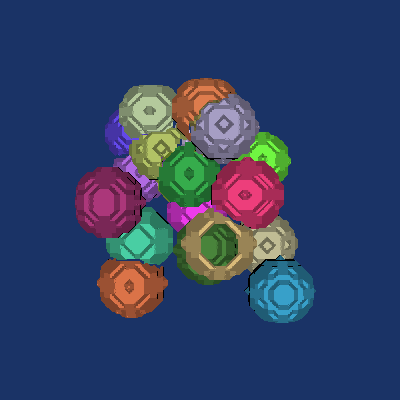

Recreate this plot in Python.
#!/usr/bin/env python

# Generate labeled blob isosurfaces using vtkDiscreteMarchingCubes with
# ComputeAdjacentScalars, threshold to keep only cells adjacent to
# background, and display with random colors.

# Factory overrides
import vtkmodules.vtkInteractionStyle  # noqa: F401
import vtkmodules.vtkRenderingOpenGL2  # noqa: F401

from vtkmodules.vtkCommonCore import (
    vtkLookupTable,
    vtkMath,
)
from vtkmodules.vtkCommonDataModel import (
    vtkDataObject,
    vtkDataSetAttributes,
    vtkImageData,
    vtkSphere,
)
from vtkmodules.vtkFiltersCore import vtkThreshold
from vtkmodules.vtkFiltersGeneral import vtkDiscreteMarchingCubes
from vtkmodules.vtkFiltersGeometry import vtkGeometryFilter
from vtkmodules.vtkImagingCore import vtkImageThreshold
from vtkmodules.vtkImagingHybrid import vtkSampleFunction
from vtkmodules.vtkImagingMath import vtkImageMathematics
from vtkmodules.vtkRenderingCore import (
    vtkActor,
    vtkPolyDataMapper,
    vtkRenderWindow,
    vtkRenderWindowInteractor,
    vtkRenderer,
)

vtk_math = vtkMath()

# Build a random color lookup table
lut = vtkLookupTable()
n_blobs = 20
lut.SetNumberOfColors(256)
lut.SetTableRange(0, 255)
lut.SetScaleToLinear()
lut.Build()
lut.SetTableValue(0, 0, 0, 0, 1)
vtk_math.RandomSeed(5071)
for i in range(1, 256):
    lut.SetTableValue(i, vtk_math.Random(0.2, 1),
                      vtk_math.Random(0.2, 1), vtk_math.Random(0.2, 1), 1)

radius = 10
blob_image = vtkImageData()

# Generate labeled blobs by sampling spheres
sphere_0 = vtkSphere()
sphere_0.SetRadius(radius)
sphere_0.SetCenter(6, -17, 38)
sampler_0 = vtkSampleFunction()
sampler_0.SetImplicitFunction(sphere_0)
sampler_0.SetOutputScalarTypeToFloat()
sampler_0.SetSampleDimensions(51, 51, 51)
sampler_0.SetModelBounds(-50, 50, -50, 50, -50, 50)
thres_0 = vtkImageThreshold()
thres_0.SetInputConnection(sampler_0.GetOutputPort())
thres_0.ThresholdByLower(radius * radius)
thres_0.ReplaceInOn()
thres_0.ReplaceOutOn()
thres_0.SetInValue(1)
thres_0.SetOutValue(0)
thres_0.Update()
blob_image.DeepCopy(thres_0.GetOutput())
max_value_0 = vtkImageMathematics()
max_value_0.SetInputData(0, blob_image)
max_value_0.SetInputData(1, thres_0.GetOutput())
max_value_0.SetOperationToMax()
max_value_0.Modified()
max_value_0.Update()
blob_image.DeepCopy(max_value_0.GetOutput())

sphere_1 = vtkSphere()
sphere_1.SetRadius(radius)
sphere_1.SetCenter(8, 30, 22)
sampler_1 = vtkSampleFunction()
sampler_1.SetImplicitFunction(sphere_1)
sampler_1.SetOutputScalarTypeToFloat()
sampler_1.SetSampleDimensions(51, 51, 51)
sampler_1.SetModelBounds(-50, 50, -50, 50, -50, 50)
thres_1 = vtkImageThreshold()
thres_1.SetInputConnection(sampler_1.GetOutputPort())
thres_1.ThresholdByLower(radius * radius)
thres_1.ReplaceInOn()
thres_1.ReplaceOutOn()
thres_1.SetInValue(2)
thres_1.SetOutValue(0)
thres_1.Update()
max_value_1 = vtkImageMathematics()
max_value_1.SetInputData(0, blob_image)
max_value_1.SetInputData(1, thres_1.GetOutput())
max_value_1.SetOperationToMax()
max_value_1.Modified()
max_value_1.Update()
blob_image.DeepCopy(max_value_1.GetOutput())

sphere_2 = vtkSphere()
sphere_2.SetRadius(radius)
sphere_2.SetCenter(0, 33, -5)
sampler_2 = vtkSampleFunction()
sampler_2.SetImplicitFunction(sphere_2)
sampler_2.SetOutputScalarTypeToFloat()
sampler_2.SetSampleDimensions(51, 51, 51)
sampler_2.SetModelBounds(-50, 50, -50, 50, -50, 50)
thres_2 = vtkImageThreshold()
thres_2.SetInputConnection(sampler_2.GetOutputPort())
thres_2.ThresholdByLower(radius * radius)
thres_2.ReplaceInOn()
thres_2.ReplaceOutOn()
thres_2.SetInValue(3)
thres_2.SetOutValue(0)
thres_2.Update()
max_value_2 = vtkImageMathematics()
max_value_2.SetInputData(0, blob_image)
max_value_2.SetInputData(1, thres_2.GetOutput())
max_value_2.SetOperationToMax()
max_value_2.Modified()
max_value_2.Update()
blob_image.DeepCopy(max_value_2.GetOutput())

sphere_3 = vtkSphere()
sphere_3.SetRadius(radius)
sphere_3.SetCenter(-30, -35, 16)
sampler_3 = vtkSampleFunction()
sampler_3.SetImplicitFunction(sphere_3)
sampler_3.SetOutputScalarTypeToFloat()
sampler_3.SetSampleDimensions(51, 51, 51)
sampler_3.SetModelBounds(-50, 50, -50, 50, -50, 50)
thres_3 = vtkImageThreshold()
thres_3.SetInputConnection(sampler_3.GetOutputPort())
thres_3.ThresholdByLower(radius * radius)
thres_3.ReplaceInOn()
thres_3.ReplaceOutOn()
thres_3.SetInValue(4)
thres_3.SetOutValue(0)
thres_3.Update()
max_value_3 = vtkImageMathematics()
max_value_3.SetInputData(0, blob_image)
max_value_3.SetInputData(1, thres_3.GetOutput())
max_value_3.SetOperationToMax()
max_value_3.Modified()
max_value_3.Update()
blob_image.DeepCopy(max_value_3.GetOutput())

sphere_4 = vtkSphere()
sphere_4.SetRadius(radius)
sphere_4.SetCenter(2, -21, 17)
sampler_4 = vtkSampleFunction()
sampler_4.SetImplicitFunction(sphere_4)
sampler_4.SetOutputScalarTypeToFloat()
sampler_4.SetSampleDimensions(51, 51, 51)
sampler_4.SetModelBounds(-50, 50, -50, 50, -50, 50)
thres_4 = vtkImageThreshold()
thres_4.SetInputConnection(sampler_4.GetOutputPort())
thres_4.ThresholdByLower(radius * radius)
thres_4.ReplaceInOn()
thres_4.ReplaceOutOn()
thres_4.SetInValue(5)
thres_4.SetOutValue(0)
thres_4.Update()
max_value_4 = vtkImageMathematics()
max_value_4.SetInputData(0, blob_image)
max_value_4.SetInputData(1, thres_4.GetOutput())
max_value_4.SetOperationToMax()
max_value_4.Modified()
max_value_4.Update()
blob_image.DeepCopy(max_value_4.GetOutput())

sphere_5 = vtkSphere()
sphere_5.SetRadius(radius)
sphere_5.SetCenter(28, 19, -34)
sampler_5 = vtkSampleFunction()
sampler_5.SetImplicitFunction(sphere_5)
sampler_5.SetOutputScalarTypeToFloat()
sampler_5.SetSampleDimensions(51, 51, 51)
sampler_5.SetModelBounds(-50, 50, -50, 50, -50, 50)
thres_5 = vtkImageThreshold()
thres_5.SetInputConnection(sampler_5.GetOutputPort())
thres_5.ThresholdByLower(radius * radius)
thres_5.ReplaceInOn()
thres_5.ReplaceOutOn()
thres_5.SetInValue(6)
thres_5.SetOutValue(0)
thres_5.Update()
max_value_5 = vtkImageMathematics()
max_value_5.SetInputData(0, blob_image)
max_value_5.SetInputData(1, thres_5.GetOutput())
max_value_5.SetOperationToMax()
max_value_5.Modified()
max_value_5.Update()
blob_image.DeepCopy(max_value_5.GetOutput())

sphere_6 = vtkSphere()
sphere_6.SetRadius(radius)
sphere_6.SetCenter(-18, 22, 0)
sampler_6 = vtkSampleFunction()
sampler_6.SetImplicitFunction(sphere_6)
sampler_6.SetOutputScalarTypeToFloat()
sampler_6.SetSampleDimensions(51, 51, 51)
sampler_6.SetModelBounds(-50, 50, -50, 50, -50, 50)
thres_6 = vtkImageThreshold()
thres_6.SetInputConnection(sampler_6.GetOutputPort())
thres_6.ThresholdByLower(radius * radius)
thres_6.ReplaceInOn()
thres_6.ReplaceOutOn()
thres_6.SetInValue(7)
thres_6.SetOutValue(0)
thres_6.Update()
max_value_6 = vtkImageMathematics()
max_value_6.SetInputData(0, blob_image)
max_value_6.SetInputData(1, thres_6.GetOutput())
max_value_6.SetOperationToMax()
max_value_6.Modified()
max_value_6.Update()
blob_image.DeepCopy(max_value_6.GetOutput())

sphere_7 = vtkSphere()
sphere_7.SetRadius(radius)
sphere_7.SetCenter(17, 2, 38)
sampler_7 = vtkSampleFunction()
sampler_7.SetImplicitFunction(sphere_7)
sampler_7.SetOutputScalarTypeToFloat()
sampler_7.SetSampleDimensions(51, 51, 51)
sampler_7.SetModelBounds(-50, 50, -50, 50, -50, 50)
thres_7 = vtkImageThreshold()
thres_7.SetInputConnection(sampler_7.GetOutputPort())
thres_7.ThresholdByLower(radius * radius)
thres_7.ReplaceInOn()
thres_7.ReplaceOutOn()
thres_7.SetInValue(8)
thres_7.SetOutValue(0)
thres_7.Update()
max_value_7 = vtkImageMathematics()
max_value_7.SetInputData(0, blob_image)
max_value_7.SetInputData(1, thres_7.GetOutput())
max_value_7.SetOperationToMax()
max_value_7.Modified()
max_value_7.Update()
blob_image.DeepCopy(max_value_7.GetOutput())

sphere_8 = vtkSphere()
sphere_8.SetRadius(radius)
sphere_8.SetCenter(32, -38, 19)
sampler_8 = vtkSampleFunction()
sampler_8.SetImplicitFunction(sphere_8)
sampler_8.SetOutputScalarTypeToFloat()
sampler_8.SetSampleDimensions(51, 51, 51)
sampler_8.SetModelBounds(-50, 50, -50, 50, -50, 50)
thres_8 = vtkImageThreshold()
thres_8.SetInputConnection(sampler_8.GetOutputPort())
thres_8.ThresholdByLower(radius * radius)
thres_8.ReplaceInOn()
thres_8.ReplaceOutOn()
thres_8.SetInValue(9)
thres_8.SetOutValue(0)
thres_8.Update()
max_value_8 = vtkImageMathematics()
max_value_8.SetInputData(0, blob_image)
max_value_8.SetInputData(1, thres_8.GetOutput())
max_value_8.SetOperationToMax()
max_value_8.Modified()
max_value_8.Update()
blob_image.DeepCopy(max_value_8.GetOutput())

sphere_9 = vtkSphere()
sphere_9.SetRadius(radius)
sphere_9.SetCenter(-33, 32, -31)
sampler_9 = vtkSampleFunction()
sampler_9.SetImplicitFunction(sphere_9)
sampler_9.SetOutputScalarTypeToFloat()
sampler_9.SetSampleDimensions(51, 51, 51)
sampler_9.SetModelBounds(-50, 50, -50, 50, -50, 50)
thres_9 = vtkImageThreshold()
thres_9.SetInputConnection(sampler_9.GetOutputPort())
thres_9.ThresholdByLower(radius * radius)
thres_9.ReplaceInOn()
thres_9.ReplaceOutOn()
thres_9.SetInValue(10)
thres_9.SetOutValue(0)
thres_9.Update()
max_value_9 = vtkImageMathematics()
max_value_9.SetInputData(0, blob_image)
max_value_9.SetInputData(1, thres_9.GetOutput())
max_value_9.SetOperationToMax()
max_value_9.Modified()
max_value_9.Update()
blob_image.DeepCopy(max_value_9.GetOutput())

sphere_10 = vtkSphere()
sphere_10.SetRadius(radius)
sphere_10.SetCenter(28, -20, -10)
sampler_10 = vtkSampleFunction()
sampler_10.SetImplicitFunction(sphere_10)
sampler_10.SetOutputScalarTypeToFloat()
sampler_10.SetSampleDimensions(51, 51, 51)
sampler_10.SetModelBounds(-50, 50, -50, 50, -50, 50)
thres_10 = vtkImageThreshold()
thres_10.SetInputConnection(sampler_10.GetOutputPort())
thres_10.ThresholdByLower(radius * radius)
thres_10.ReplaceInOn()
thres_10.ReplaceOutOn()
thres_10.SetInValue(11)
thres_10.SetOutValue(0)
thres_10.Update()
max_value_10 = vtkImageMathematics()
max_value_10.SetInputData(0, blob_image)
max_value_10.SetInputData(1, thres_10.GetOutput())
max_value_10.SetOperationToMax()
max_value_10.Modified()
max_value_10.Update()
blob_image.DeepCopy(max_value_10.GetOutput())

sphere_11 = vtkSphere()
sphere_11.SetRadius(radius)
sphere_11.SetCenter(-27, -17, 13)
sampler_11 = vtkSampleFunction()
sampler_11.SetImplicitFunction(sphere_11)
sampler_11.SetOutputScalarTypeToFloat()
sampler_11.SetSampleDimensions(51, 51, 51)
sampler_11.SetModelBounds(-50, 50, -50, 50, -50, 50)
thres_11 = vtkImageThreshold()
thres_11.SetInputConnection(sampler_11.GetOutputPort())
thres_11.ThresholdByLower(radius * radius)
thres_11.ReplaceInOn()
thres_11.ReplaceOutOn()
thres_11.SetInValue(12)
thres_11.SetOutValue(0)
thres_11.Update()
max_value_11 = vtkImageMathematics()
max_value_11.SetInputData(0, blob_image)
max_value_11.SetInputData(1, thres_11.GetOutput())
max_value_11.SetOperationToMax()
max_value_11.Modified()
max_value_11.Update()
blob_image.DeepCopy(max_value_11.GetOutput())

sphere_12 = vtkSphere()
sphere_12.SetRadius(radius)
sphere_12.SetCenter(-23, 38, 0)
sampler_12 = vtkSampleFunction()
sampler_12.SetImplicitFunction(sphere_12)
sampler_12.SetOutputScalarTypeToFloat()
sampler_12.SetSampleDimensions(51, 51, 51)
sampler_12.SetModelBounds(-50, 50, -50, 50, -50, 50)
thres_12 = vtkImageThreshold()
thres_12.SetInputConnection(sampler_12.GetOutputPort())
thres_12.ThresholdByLower(radius * radius)
thres_12.ReplaceInOn()
thres_12.ReplaceOutOn()
thres_12.SetInValue(13)
thres_12.SetOutValue(0)
thres_12.Update()
max_value_12 = vtkImageMathematics()
max_value_12.SetInputData(0, blob_image)
max_value_12.SetInputData(1, thres_12.GetOutput())
max_value_12.SetOperationToMax()
max_value_12.Modified()
max_value_12.Update()
blob_image.DeepCopy(max_value_12.GetOutput())

sphere_13 = vtkSphere()
sphere_13.SetRadius(radius)
sphere_13.SetCenter(-30, 13, -32)
sampler_13 = vtkSampleFunction()
sampler_13.SetImplicitFunction(sphere_13)
sampler_13.SetOutputScalarTypeToFloat()
sampler_13.SetSampleDimensions(51, 51, 51)
sampler_13.SetModelBounds(-50, 50, -50, 50, -50, 50)
thres_13 = vtkImageThreshold()
thres_13.SetInputConnection(sampler_13.GetOutputPort())
thres_13.ThresholdByLower(radius * radius)
thres_13.ReplaceInOn()
thres_13.ReplaceOutOn()
thres_13.SetInValue(14)
thres_13.SetOutValue(0)
thres_13.Update()
max_value_13 = vtkImageMathematics()
max_value_13.SetInputData(0, blob_image)
max_value_13.SetInputData(1, thres_13.GetOutput())
max_value_13.SetOperationToMax()
max_value_13.Modified()
max_value_13.Update()
blob_image.DeepCopy(max_value_13.GetOutput())

sphere_14 = vtkSphere()
sphere_14.SetRadius(radius)
sphere_14.SetCenter(-38, -1, 33)
sampler_14 = vtkSampleFunction()
sampler_14.SetImplicitFunction(sphere_14)
sampler_14.SetOutputScalarTypeToFloat()
sampler_14.SetSampleDimensions(51, 51, 51)
sampler_14.SetModelBounds(-50, 50, -50, 50, -50, 50)
thres_14 = vtkImageThreshold()
thres_14.SetInputConnection(sampler_14.GetOutputPort())
thres_14.ThresholdByLower(radius * radius)
thres_14.ReplaceInOn()
thres_14.ReplaceOutOn()
thres_14.SetInValue(15)
thres_14.SetOutValue(0)
thres_14.Update()
max_value_14 = vtkImageMathematics()
max_value_14.SetInputData(0, blob_image)
max_value_14.SetInputData(1, thres_14.GetOutput())
max_value_14.SetOperationToMax()
max_value_14.Modified()
max_value_14.Update()
blob_image.DeepCopy(max_value_14.GetOutput())

sphere_15 = vtkSphere()
sphere_15.SetRadius(radius)
sphere_15.SetCenter(-3, -5, -23)
sampler_15 = vtkSampleFunction()
sampler_15.SetImplicitFunction(sphere_15)
sampler_15.SetOutputScalarTypeToFloat()
sampler_15.SetSampleDimensions(51, 51, 51)
sampler_15.SetModelBounds(-50, 50, -50, 50, -50, 50)
thres_15 = vtkImageThreshold()
thres_15.SetInputConnection(sampler_15.GetOutputPort())
thres_15.ThresholdByLower(radius * radius)
thres_15.ReplaceInOn()
thres_15.ReplaceOutOn()
thres_15.SetInValue(16)
thres_15.SetOutValue(0)
thres_15.Update()
max_value_15 = vtkImageMathematics()
max_value_15.SetInputData(0, blob_image)
max_value_15.SetInputData(1, thres_15.GetOutput())
max_value_15.SetOperationToMax()
max_value_15.Modified()
max_value_15.Update()
blob_image.DeepCopy(max_value_15.GetOutput())

sphere_16 = vtkSphere()
sphere_16.SetRadius(radius)
sphere_16.SetCenter(-8, 11, -21)
sampler_16 = vtkSampleFunction()
sampler_16.SetImplicitFunction(sphere_16)
sampler_16.SetOutputScalarTypeToFloat()
sampler_16.SetSampleDimensions(51, 51, 51)
sampler_16.SetModelBounds(-50, 50, -50, 50, -50, 50)
thres_16 = vtkImageThreshold()
thres_16.SetInputConnection(sampler_16.GetOutputPort())
thres_16.ThresholdByLower(radius * radius)
thres_16.ReplaceInOn()
thres_16.ReplaceOutOn()
thres_16.SetInValue(17)
thres_16.SetOutValue(0)
thres_16.Update()
max_value_16 = vtkImageMathematics()
max_value_16.SetInputData(0, blob_image)
max_value_16.SetInputData(1, thres_16.GetOutput())
max_value_16.SetOperationToMax()
max_value_16.Modified()
max_value_16.Update()
blob_image.DeepCopy(max_value_16.GetOutput())

sphere_17 = vtkSphere()
sphere_17.SetRadius(radius)
sphere_17.SetCenter(1, 38, 17)
sampler_17 = vtkSampleFunction()
sampler_17.SetImplicitFunction(sphere_17)
sampler_17.SetOutputScalarTypeToFloat()
sampler_17.SetSampleDimensions(51, 51, 51)
sampler_17.SetModelBounds(-50, 50, -50, 50, -50, 50)
thres_17 = vtkImageThreshold()
thres_17.SetInputConnection(sampler_17.GetOutputPort())
thres_17.ThresholdByLower(radius * radius)
thres_17.ReplaceInOn()
thres_17.ReplaceOutOn()
thres_17.SetInValue(18)
thres_17.SetOutValue(0)
thres_17.Update()
max_value_17 = vtkImageMathematics()
max_value_17.SetInputData(0, blob_image)
max_value_17.SetInputData(1, thres_17.GetOutput())
max_value_17.SetOperationToMax()
max_value_17.Modified()
max_value_17.Update()
blob_image.DeepCopy(max_value_17.GetOutput())

sphere_18 = vtkSphere()
sphere_18.SetRadius(radius)
sphere_18.SetCenter(-6, 11, 6)
sampler_18 = vtkSampleFunction()
sampler_18.SetImplicitFunction(sphere_18)
sampler_18.SetOutputScalarTypeToFloat()
sampler_18.SetSampleDimensions(51, 51, 51)
sampler_18.SetModelBounds(-50, 50, -50, 50, -50, 50)
thres_18 = vtkImageThreshold()
thres_18.SetInputConnection(sampler_18.GetOutputPort())
thres_18.ThresholdByLower(radius * radius)
thres_18.ReplaceInOn()
thres_18.ReplaceOutOn()
thres_18.SetInValue(19)
thres_18.SetOutValue(0)
thres_18.Update()
max_value_18 = vtkImageMathematics()
max_value_18.SetInputData(0, blob_image)
max_value_18.SetInputData(1, thres_18.GetOutput())
max_value_18.SetOperationToMax()
max_value_18.Modified()
max_value_18.Update()
blob_image.DeepCopy(max_value_18.GetOutput())

sphere_19 = vtkSphere()
sphere_19.SetRadius(radius)
sphere_19.SetCenter(5, 39, -10)
sampler_19 = vtkSampleFunction()
sampler_19.SetImplicitFunction(sphere_19)
sampler_19.SetOutputScalarTypeToFloat()
sampler_19.SetSampleDimensions(51, 51, 51)
sampler_19.SetModelBounds(-50, 50, -50, 50, -50, 50)
thres_19 = vtkImageThreshold()
thres_19.SetInputConnection(sampler_19.GetOutputPort())
thres_19.ThresholdByLower(radius * radius)
thres_19.ReplaceInOn()
thres_19.ReplaceOutOn()
thres_19.SetInValue(20)
thres_19.SetOutValue(0)
thres_19.Update()
max_value_19 = vtkImageMathematics()
max_value_19.SetInputData(0, blob_image)
max_value_19.SetInputData(1, thres_19.GetOutput())
max_value_19.SetOperationToMax()
max_value_19.Modified()
max_value_19.Update()
blob_image.DeepCopy(max_value_19.GetOutput())

# Extract labeled blobs with adjacent scalars
discrete = vtkDiscreteMarchingCubes()
discrete.SetInputData(blob_image)
discrete.GenerateValues(n_blobs, 1, n_blobs)
discrete.ComputeAdjacentScalarsOn()

# Threshold to keep only cells adjacent to background (label 0)
thr = vtkThreshold()
thr.SetInputConnection(discrete.GetOutputPort())
thr.SetInputArrayToProcess(0, 0, 0, vtkDataObject.FIELD_ASSOCIATION_POINTS, vtkDataSetAttributes.SCALARS)
thr.AllScalarsOn()
thr.SetThresholdFunction(vtkThreshold.THRESHOLD_BETWEEN)
thr.SetLowerThreshold(0.0)
thr.SetUpperThreshold(0.0)

# Convert unstructured grid to polydata
vtu2vtp = vtkGeometryFilter()
vtu2vtp.SetInputConnection(thr.GetOutputPort())

mapper = vtkPolyDataMapper()
mapper.SetInputConnection(vtu2vtp.GetOutputPort())
mapper.SetLookupTable(lut)
mapper.SetScalarModeToUseCellData()
mapper.SetScalarRange(0, lut.GetNumberOfColors())

actor = vtkActor()
actor.SetMapper(mapper)

# Renderer
renderer = vtkRenderer()
renderer.AddActor(actor)
renderer.SetBackground(0.1, 0.2, 0.4)

# Window
render_window = vtkRenderWindow()
render_window.AddRenderer(renderer)
render_window.SetSize(400, 400)
render_window.SetWindowName("discrete marching cubes adjacent scalars")

# Interactor
interactor = vtkRenderWindowInteractor()
interactor.SetRenderWindow(render_window)

# Scene
renderer.ResetCamera()

interactor.Initialize()
interactor.Start()
